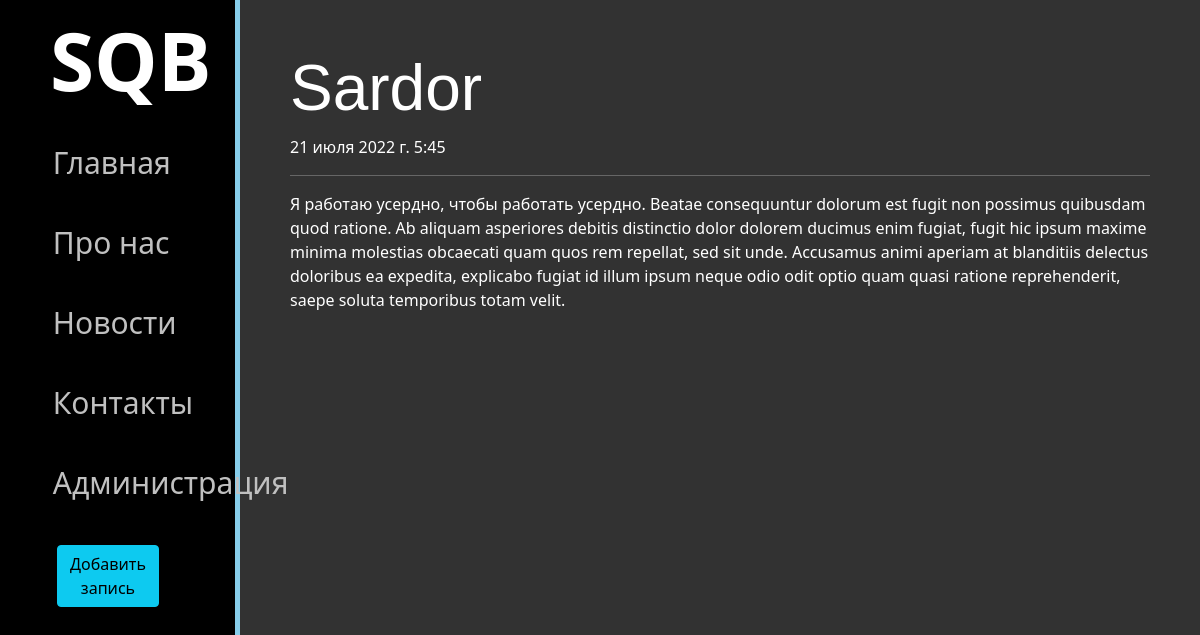
Screenshot of /news/1 with the database file from the repository.
### news/models.py (models this page shows, shortened)
class Articles(models.Model):
    title = models.CharField('Название', max_length=50)
    anons = models.CharField('Анонс', max_length=250)
    full_text = models.TextField('Статья')
    date = models.DateTimeField('Дата публикации')
    class Meta:
        verbose_name = 'Новость'
        verbose_name_plural = 'Новости'

### news/views.py (the view)
# urls.py: path('<int:pk>', views.NewsDetailView.as_view(), name='news_detail'),
class NewsDetailView(DetailView):
    model = Articles
    template_name = 'news/detailed_news.html'
    context_object_name = 'article'

### news/templates/news/detailed_news.html (shortened to what this page needs)
{% extends 'main/layout.html' %}
{% block content %}
    <div class="features">
        <h1 class="page_name"> {{ article.title }} </h1>
        <p> {{ article.date }}</p>
        <hr>
        <p>{{ article.full_text }}</p>
    </div>
{%endblock%}

### main/static/main/css/main.css (style rules this page uses)
* { margin: 0; padding: 0; }
body { background-color: rgb(50, 50, 50); }
.page_name { font-size: 4em; font-family: Impact, Haettenschweiler, 'Arial Narrow Bold', sans-serif }
:root { --btnWidth: 180px; }

### rows the page displays
Articles: title "Sardor", date "21 июля 2022 г. 5:45", full_text "Я работаю усердно, чтобы работать усердно. Beatae consequuntur dolorum est fugit non possimus quibusdam quod ratione. Ab aliquam asperiores debitis distinctio dolor dolorem ducimus enim fugiat, fugit hic ipsum maxime minima molestias obcaecati quam quos rem repellat, sed sit unde. Accusamus animi aperiam at blanditiis delectus doloribus ea expedita, explicabo fugiat id illum ipsum neque odio odit optio quam quasi ratione reprehenderit, saepe soluta temporibus totam velit."
